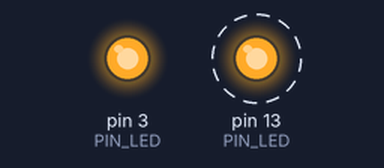
Recording of a sketch running on a simulated Arduino Uno, built with avr-gcc and run on an emulated ATmega328P. Parts: output pins drawn as LEDs (lit = HIGH). Dashed ring = blinking.

Above: at 0.5 s.
Timing chart, 0 to 4.6 s (numbered marks = the images above):
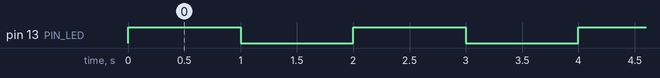

The sketch:

E1.ino
```cpp
// (C) Felix Mertala, Marcus Andersson, Carl Andreasson, group: 5, (2022)
// Work package 5
// Exercise 1
// Submission code: ?567kLm!

//Code from our (Group 5) earlier work in WP 3 E 1

void setup()
{
  pinMode(13, OUTPUT); //PIN LED
  pinMode(3, OUTPUT); //PIN LED/button
  digitalWrite(3, HIGH); //Power for LED/button

}

void loop()
{
  digitalWrite(13, HIGH); //light LED
  delay(1000); // wait one second
  digitalWrite(13, LOW); //turn off LED
  delay(1000); // wait one second
}
```

Measured:
- by itself, pin 13 (PIN_LED): alternates HIGH for 1.0 s and LOW for 1.0 s
